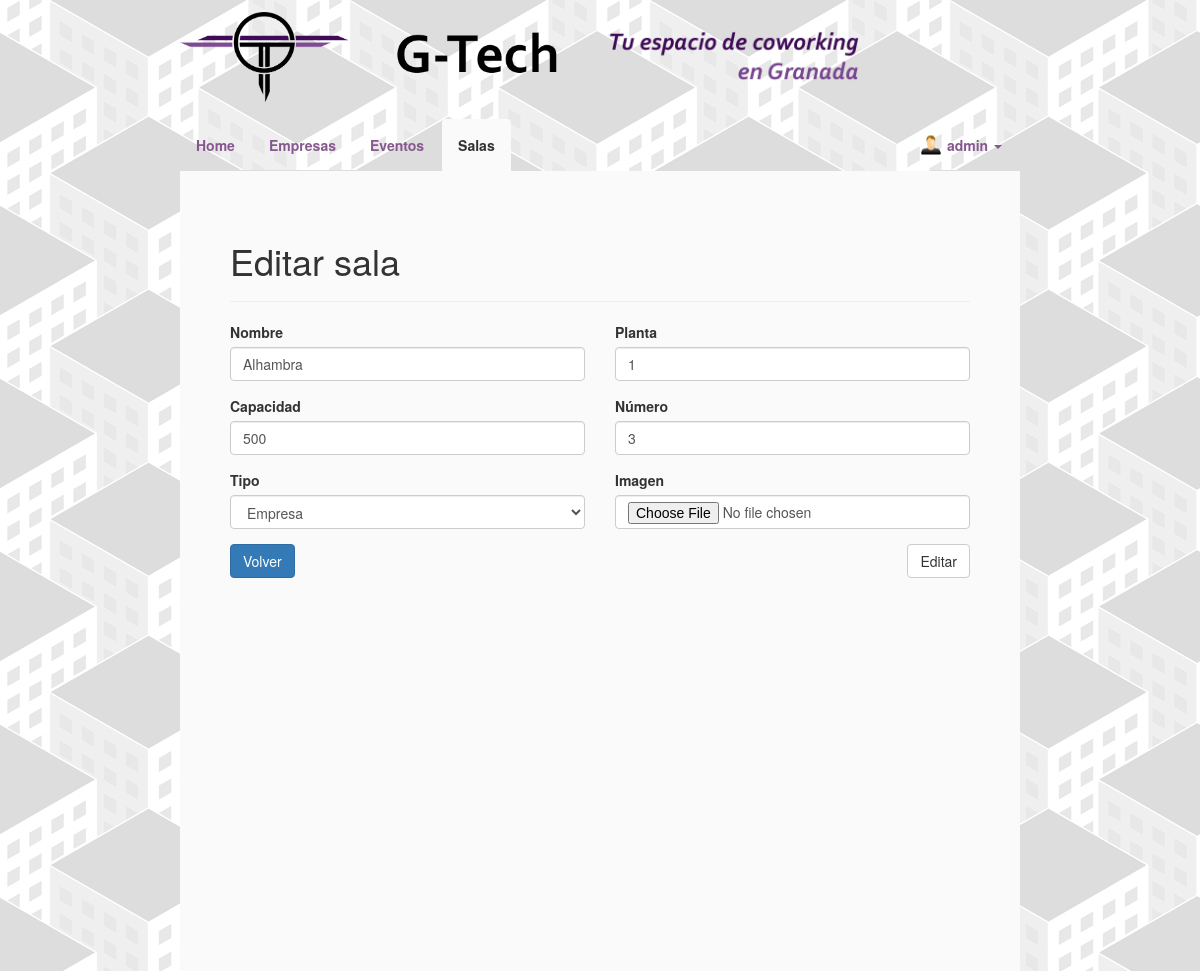
Screenshot of /G-Tech/editarSala.php?i=1 (signed in) with the database file from the repository.
### tables this page shows
CREATE TABLE IF NOT EXISTS `usuario` (
  `id` int(11) NOT NULL,
  `login` varchar(45) NOT NULL,
  `pass` varchar(45) NOT NULL,
  `email` varchar(45) NOT NULL,
  `nombre` varchar(45) NOT NULL,
  `telefono` varchar(45) DEFAULT NULL,
  `sexo` varchar(45) DEFAULT NULL,
  `pais` varchar(45) DEFAULT NULL,
  `localidad` varchar(45) DEFAULT NULL,
  `direccion` varchar(45) DEFAULT NULL,
  `codigoPostal` varchar(45) DEFAULT NULL,
  `imagen` varchar(45) NOT NULL
);

CREATE TABLE IF NOT EXISTS `sala` (
  `id` int(11) NOT NULL,
  `tipo` varchar(45) NOT NULL,
  `nombre` varchar(45) NOT NULL,
  `planta` int(11) NOT NULL,
  `numero` int(11) NOT NULL,
  `capacidad` int(11) NOT NULL,
  `imagen` varchar(45) NOT NULL DEFAULT 'assets/img/sala.jpg',
  `baja` tinyint(1) NOT NULL DEFAULT '0'
);

### G-Tech/editarSala.php (the view, shortened to what this page needs)
<?php include 'header.php'; ?>
<section>
<h1>Editar sala<hr></h1>
<article>
  <?php
  $conn = dbConnect();
  $idSala = $_GET['i'];
  $sql = "SELECT * FROM sala WHERE id = '$idSala';";
  $resultado = mysqli_query($conn, $sql);
  while($sala = mysqli_fetch_assoc($resultado)){
    echo '<form method="POST" action="scripts/editarSala.php" data-toggle="validator" role="form" enctype="multipart/form-data">';
    echo '<div class="row">';
    echo '<div class="col-md-6 col-lg-6">';
    echo '<div class="form-group">';
    echo '<label>Nombre</label>';
    echo '<input type="text" id="nombre" name="nombre" class="form-control" placeholder="Alhambra" value="';
    echo $sala['nombre'];
    echo '" required>';
    echo '</div>';
    echo '<div class="form-group">';
    echo '<label>Capacidad</label>';
    echo '<input type="number" id="capacidad" name="capacidad" class="form-control" value="';
    echo $sala['capacidad'];
    echo '" required>';
    echo '</div>';
    echo '<div class="form-group">';
    echo '<label>Tipo</label>';
    echo '<select class="form-control" name="tipo" id="name" required>';
    if($sala['tipo']=='evento'){
      echo '<option name="tipo" id="name" value="evento" selected>Evento</option>';
      echo '<option name="tipo" id="name" value="empresa">Empresa</option>';
    }else if($sala['tipo']=='empresa'){
      echo '<option name="tipo" id="name" value="empresa" selected>Empresa</option>';
    }else{
      echo '<option name="tipo" id="name" value="evento">Evento</option>';
      echo '<option name="tipo" id="name" value="empresa">Empresa</option>';
    }
    echo '</select>';
    echo '</div>';
    echo '</div>';
    echo '<div class="col-md-6 col-lg-6">';
    echo '<div class="form-group">';
    echo '<label>Planta</label>';
    echo '<input type="number" id="planta" name="planta" class="form-control" value="';
    echo $sala['planta'];
    echo '" required>';
    echo '</div>';
    echo '<div class="form-group">';
    echo '<label>Número</label>';
    echo '<input type="number" id="numero" name="numero" class="form-control" value="';
    echo $sala['numero'];
    echo '" required>';
    echo '</div>';
    echo '<div class="form-group">';
    echo '<label>Imagen</label>';
    echo '<input type="file" class="form-control" id="imagen" name="imagen">';
    echo '</div>';
    echo '</div>';
    echo '</div>';
    echo '<button type="button" class="btn btn-primary btnVolver" onclick="window.history.back();return false;">Volver</button>';
    echo '<input type="submit" class="btn btn-default btnCrearSala" value="Editar">';
    echo '</form>';
  }
  ?>
</article>
</section>

### G-Tech/header.php (shortened to what this page needs)
<html lang="es">
<head>
<?php
$conn = dbConnect();
if(isset($_SESSION['id'])){
	$login = $_SESSION['login'];
}
?>
<link href="assets/css/bootstrap.min.css" rel="stylesheet"/>
<link href="assets/css/style.css" rel="stylesheet"/>
<link href="assets/css/animate.css" rel="stylesheet"/>
<link href="assets/css/stacktable.css" rel="stylesheet"/>
<link href="assets/css/bootstrap-datepicker3.min.css" rel="stylesheet"/>
<link rel="stylesheet" href="assets/font-awesome/css/font-awesome.min.css" type="text/css">
</head>
<body id="divPrincipal">
<header>
<div class="header" id="logos">
<a href="index.php"><img id="logo" src="assets/img/logo.png" alt="Inicio"></a>
	<img class="gtech" src="assets/img/header1.png">
	<img class="coworking" src="assets/img/header2.png">
</div>
</header>
<nav class="navbar navbar-default">
  <div class="container-fluid">
    <div class="collapse navbar-collapse" id="bs-example-navbar-collapse-1">
      <ul class="nav navbar-nav nav-tabs">
					<li role="presentation" id="inicio"><a href="index.php">Home</a></li>
					<li role="presentation" id="empresas"><a href="empresas.php">Empresas</a></li>
					<li role="presentation" id="eventos"><a href="eventos.php">Eventos</a></li>
					<li role="presentation" id="salas"><a href="salas.php">Salas</a></li>
			</ul>
				<ul class="nav navbar-nav nav-tabs navbar-right">
					<?php if(!empty($_SESSION['login'])){
						$id = $_SESSION['id'];
						$sql3 = "SELECT Usuario.imagen FROM Usuario WHERE Usuario.id = $id;";
						$resImagen = mysqli_query($conn, $sql3);
						$imagen = mysqli_fetch_assoc($resImagen);
						$fotoHeader = $imagen['imagen'];
						echo '<li class="dropdown">';
	          echo '<a href="#" class="dropdown-toggle" data-toggle="dropdown" role="button" aria-haspopup="true" aria-expanded="false">
							<div class="fotoHeader"><img class="portrait" src="'.$fotoHeader.'"></div>'
							.$login.' <span class="caret"></span></a>';
	          echo '</li>';
					}else{
						echo '<li role="presentation" id="identificar" class="nav-right"><a href="inicioSesion.php">Identifícate</a></li>';
					}
					?>
			</ul>
    </div>
  </div>
</nav>

### G-Tech/assets/css/style.css (style rules this page uses)
#logo { min-width: 150px; width: 20%; }
#logos { margin-bottom: 2%; }
#divPrincipal { display: block; margin: 0 auto; width: 70%; margin-top: 1%; }
html { background-image: url(../img/fondo.png) !important; background-repeat: repeat-x repeat-y !important; }
body { background-color: transparent; }
header { background-color:transparent !important; }
nav { background-color:transparent !important; font-weight: bold; }
.navbar { border: 0 !important; margin: 0 !important; }
.navbar-default .navbar-nav > li > a { color: #86588F !important; }
.navbar-collapse, .navbar-default { border-color: transparent; padding: 0 !important; width: 100%; }
.container-fluid > .navbar-collapse { margin: 0 !important; overflow: hidden; }
.container-fluid { margin: 0 !important; padding: 0 15 0 0 !important; }
section { padding: 50; height: auto; min-height: 800px; background-color: #FAFAFA; }
article { text-align: justify; }
.nav-tabs > li.active > a { background-color: #FAFAFA !important; color: inherit !important; border-color: transparent; }
.nav-tabs > li > a { color: #86588F !important; }
.gtech { margin-left: 5%; width: 20%; }
.coworking { margin-left: 5%; width: 30%; }
.fotoHeader { float: left; position: absolute !important; margin-left: -30%; width: 20px !important; height: 20px !important; overflow: hidden !important; }
.fotoHeader img { position: absolute !important; left: 50% !important; top: 50% !important; height: 100% !important; width: auto !important; -webkit-transform: translate(-50%,-50%) !important; -ms-transform: translate(-50%,-50%) !important; transform: translate(-50%,-50%) !important; }
.fotoHeader img.portrait { width: 100% !important; height: auto !important; }
.btnAdmin, .btnCrearSala { float: right; }

### rows the page displays
usuario: imagen (placeholder picture)
sala: nombre "Alhambra", capacidad "500", tipo "Empresa", planta "1", numero "3"

### other values shown
$login "admin"
